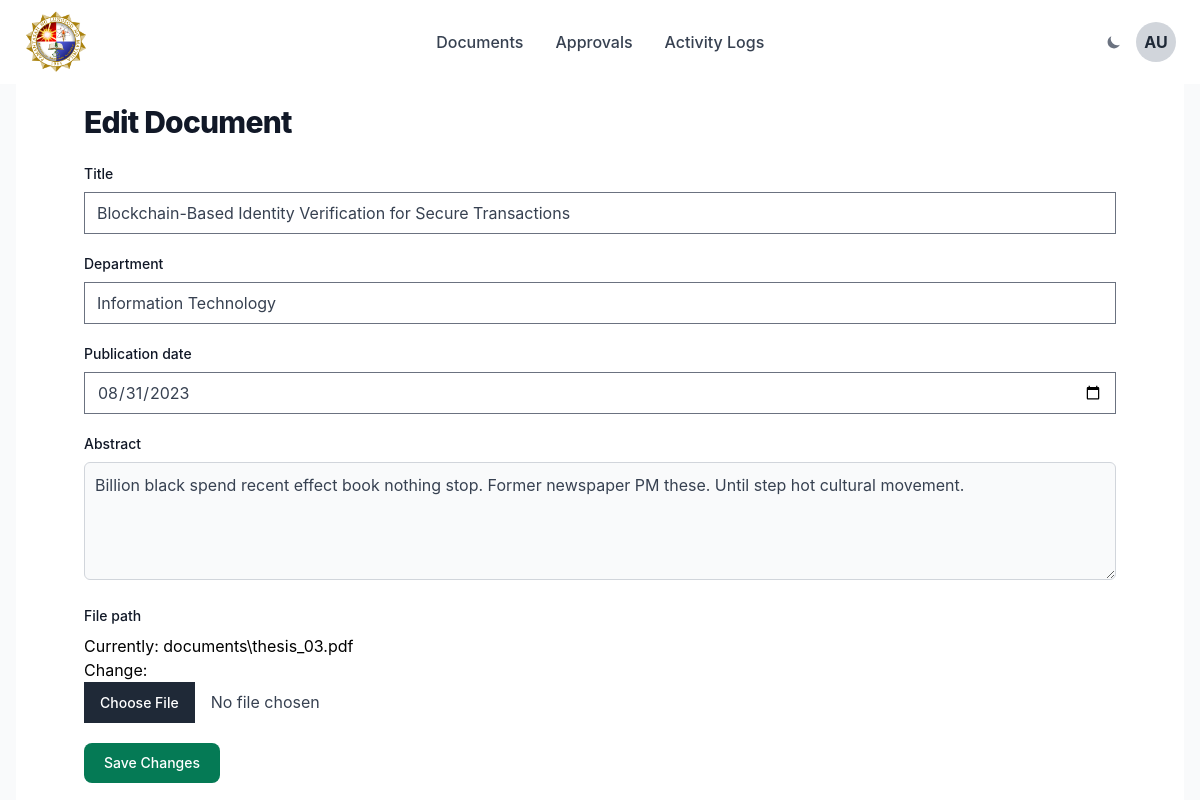
Page /documents/3/edit/ (signed in) on the committed database.
### archive_app/models.py (models this page shows, shortened)
class User(AbstractUser):
    ROLE_CHOICES = [
        ('guest', 'Guest'),
        ('student', 'Student'),
        ('admin', 'Admin'),
    ]
    username = None  # Remove the username field
    first_name = None  # Remove the first_name field
    last_name = None  # Remove the last_name field
    email = models.EmailField(unique=True)  # Use email as the unique identifier
    full_name = models.CharField(max_length=255, blank=True)  # Custom full_name field
    role = models.CharField(max_length=10, choices=ROLE_CHOICES, default='guest')
    is_active = models.BooleanField(default=True)
    objects = CustomUserManager()  # Attach the custom manager
    USERNAME_FIELD = 'email'  # Set email as the unique identifier for authentication
    REQUIRED_FIELDS = []  # Remove the requirement for other fields during user creation

class Document(models.Model):
    STATUS_CHOICES = [
        ('Pending', 'Pending'),
        ('Approved', 'Approved'),
    ]
    title = models.CharField(max_length=255)  # Required
    abstract = models.TextField(blank=True, null=True)  # Optional
    publication_date = models.DateField(blank=True, null=True)
    document_type = models.CharField(max_length=100, blank=True, null=True)  # Optional
    degree_name = models.CharField(max_length=100, blank=True, null=True)  # Optional
    subject_categories = models.CharField(max_length=255, blank=True, null=True)  # Optional
    college = models.CharField(max_length=100, blank=True, null=True)  # Optional
    department = models.CharField(max_length=100)  # Required
    advisor = models.CharField(max_length=100, blank=True, null=True)  # Optional
    panel_members = models.TextField(blank=True, null=True)  # Optional
    keywords = models.TextField(blank=True, null=True)  # Optional
    language = models.CharField(max_length=50, blank=True, null=True)  # Optional
    file_path = models.FileField(upload_to='documents/')  # Required
    uploaded_by = models.ForeignKey(User, on_delete=models.CASCADE)  # Required
    status = models.CharField(max_length=10, choices=STATUS_CHOICES, default='Pending')  # Required

### archive_app/views.py (the view)
# urls.py: path('documents/<int:pk>/edit/', views.edit_document, name='edit_document'),
def edit_document(request, pk):
    document = get_object_or_404(Document, pk=pk)
    if not request.user.is_authenticated or not request.user.role == 'admin':
        return HttpResponseForbidden("You do not have permission to edit this document.")
    if request.method == "POST":
        form = DocumentForm(request.POST, request.FILES, instance=document)
        if form.is_valid():
            form.save()
            return redirect('document_list')  # Redirect back to document list
    else:
        form = DocumentForm(instance=document)
    return render(request, 'admin/edit_document.html', {'form': form, 'document': document})

### archive_app/forms.py
class DocumentForm(forms.ModelForm):
    class Meta:
        model = Document
        fields = ['title', 'department', 'publication_date', 'abstract', 'file_path']
        widgets = {
            'abstract': forms.Textarea(attrs={'rows': 4}),
            'publication_date': forms.DateInput(attrs={
                'type': 'date',
                'class': 'form-control',
                'max': '9999-12-31'  # Optional: Ensure the date input allows only valid dates
            }),
        }

### archive_app/templatetags/custom_filters.py (called while the page is built)
@register.filter
def initials(full_name):
    if not full_name:
        return ""
    name_parts = full_name.split()
    if len(name_parts) > 1:
        return f"{name_parts[0][0]}{name_parts[-1][0]}".upper()
    return name_parts[0][0].upper()  # Single name fallback

### templates/admin/edit_document.html (shortened to what this page needs)
{% extends "_base.html" %}
{% block content %}
<section class="bg-white dark:bg-gray-900 p-3 sm:p-5">
    <div class="mx-auto max-w-screen-xl px-4 lg:px-12">
        <h1 class="text-2xl font-extrabold tracking-tight leading-none text-gray-900 md:text-3xl dark:text-white">
            Edit Document
        </h1>
        <form method="POST" enctype="multipart/form-data" class="mt-6">
            {% for field in form %}
            <div class="mb-5">
                <label for="{{ field.id_for_label }}" class="block mb-2 text-sm font-medium text-gray-900 dark:text-white">
                    {{ field.label }}
                </label>
                {{ field }}
            </div>
            {% endfor %}
            <button type="submit"
                class="text-white bg-green-600 hover:bg-green-700 focus:ring-4 focus:outline-none focus:ring-green-300 font-medium rounded-lg text-sm px-5 py-2.5 text-center dark:bg-green-600 dark:hover:bg-green-700 dark:focus:ring-green-800">
                Save Changes
            </button>
        </form>
    </div>
</section>
{% endblock %}

### templates/_base.html (shortened to what this page needs)
{% load compress %} {% load static %} {% load custom_filters %}
<!DOCTYPE html>
<html lang="en">
  <head>
    {% compress css %}
    <link rel="stylesheet" href="{% static 'src/output.css' %}" />
    {% endcompress %}
  </head>
  <body class="bg-gray-50 dark:bg-gray-900">
    <header>
      <nav
        class="bg-white border-gray-200 px-4 lg:px-6 py-2.5 dark:bg-gray-800"
      >
        <div
          class="flex flex-wrap justify-between items-center mx-auto max-w-screen-xl"
        >
          <a href="#" class="flex items-center">
            <img
              src="{% static 'assets/plm-logo.png' %}"
              class="mr-3 h-10 sm:h-16"
              alt="PLM Logo"
            />
          </a>
          <div class="flex items-center lg:order-2">
            <button
              id="theme-toggle"
              type="button"
              class="text-gray-500 dark:text-gray-400 hover:bg-gray-100 dark:hover:bg-gray-700 focus:outline-none focus:ring-4 focus:ring-gray-200 dark:focus:ring-gray-700 rounded-lg p-1.5 mr-2"
            >
              <svg
                id="theme-toggle-dark-icon"
                class="hidden w-4 h-4"
                fill="currentColor"
                viewBox="0 0 20 20"
                xmlns="http://www.w3.org/2000/svg"
              >
                <path
                  d="M17.293 13.293A8 8 0 016.707 2.707a8.001 8.001 0 1010.586 10.586z"
                ></path>
              </svg>
            </button>
            {% if user.is_authenticated %}
            <button
              id="avatarButton"
              data-dropdown-toggle="userDropdown"
              data-dropdown-placement="bottom-start"
              class="w-10 h-10 rounded-full flex items-center justify-center bg-gray-300 text-gray-800 dark:bg-gray-700 dark:text-white font-bold"
            >
              {{ user.full_name|initials }}
            </button>
            {% endif %}
          </div>
          <div
            class="hidden justify-center items-center w-full lg:flex lg:w-auto lg:order-1"
            id="mobile-menu-2"
          >
            <ul
              class="flex flex-col mt-4 font-medium lg:flex-row lg:space-x-8 lg:mt-0"
            >
              <li>
                <a
                  href="{% url 'document_list' %}"
                  class="text-gray-700 dark:text-gray-300 hover:text-yellow-600 dark:hover:text-yellow-400 {% if request.path == '/document/list' %} text-yellow-600 dark:text-yellow-400 {% endif %}"
                >
                  Documents
                </a>
              </li>
              {% if user.is_authenticated and user.role == 'admin' %}
              <li>
                <a
                  href="{% url 'manage_approvals' %}"
                  class="text-gray-700 dark:text-gray-300 hover:text-yellow-600 dark:hover:text-yellow-400 {% if request.path == '/admin/manage_approvals/' %} text-yellow-600 dark:text-yellow-400 {% endif %}"
                >
                  Approvals
                </a>
              </li>
              <li>
                <a
                  href="{% url 'activity_logs' %}"
                  class="text-gray-700 dark:text-gray-300 hover:text-yellow-600 dark:hover:text-yellow-400 {% if request.path == '/admin/activity_logs/' %} text-yellow-600 dark:text-yellow-400 {% endif %}"
                >
                  Activity Logs
                </a>
              </li>
              {% endif %}
            </ul>
          </div>
        </div>
      </nav>
    </header>
    <div class="container mx-auto px-4 max-w-full">
      {% block content %} {% endblock content %}
    </div>
  </body>
</html>

### templates/admin/edit_document.html (style rules this page uses)
input, select, textarea { background-color: #f9fafb; color: #374151; border: 1px solid #d1d5db; border-radius: 0.375rem; padding: 0.625rem; width: 100%; transition: border-color 0.2s ease-in-out, box-shadow 0.2s ease-in-out; }

### rows in the picture
User: full_name|initials "AU"
Document: form "Blockchain-Based Identity Verification for Secure Transactions" "Information Technology" "08/31/2023" "Billion black spend recent effect book nothing stop. Former newspaper PM these. Until step hot cultural movement."

### other values in the picture
{{ field.label }} "Title" "Department" "Publication date" "Abstract" "File path"
